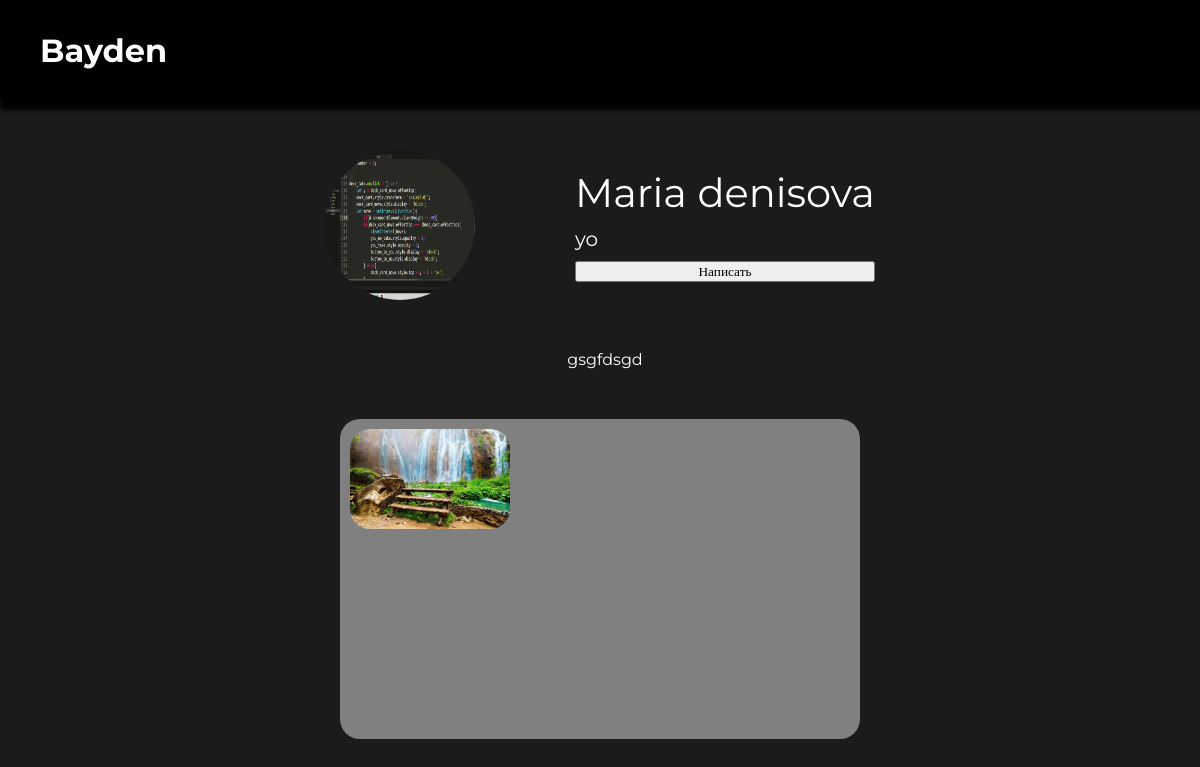
/profile/Maria (signed in), run on the app's committed database.
### users/models.py (models this page shows)
class User(AbstractUser):
    def get_absolute_url(self):
        return reverse('main')

### user_profile/models.py (models this page shows, shortened)
class Profile(models.Model):
    user = models.OneToOneField('users.User', null=True, on_delete=models.CASCADE)
    ava = models.ImageField(blank=True, null=True, upload_to='images/')
    bio = models.TextField(blank=True, null=True)
    name = models.CharField(max_length=50, null=True)
    surname = models.CharField(max_length=50, null=True)
    status = models.CharField(max_length=250, blank=True, null=True)
    slug = models.SlugField(null=True)

### posts/models.py (models this page shows, shortened)
class Posts(models.Model):
    author = models.ForeignKey('users.User', null=True, on_delete=models.CASCADE)
    image = models.ImageField(null=True, upload_to='posts/')
    comment = models.TextField(null=True, blank=True)
    date = models.DateTimeField(auto_now_add=True)

### user_profile/views.py (the view)
# urls.py: path('<slug:slug>', views.ProfileView.as_view(), name='profile'),
class ProfileView(DetailView):
    model = Profile
    template_name = 'user_profile/profile.html'
    context_object_name = 'profile'
    def get_context_data(self, **kwargs):
        context = super().get_context_data(**kwargs)
        context['posts'] = Posts.objects.filter(author=self.request.user)
        return context

### user_profile/templates/user_profile/profile.html (shortened to what this page needs)
{% extends 'user_profile/base.html' %}
{% load static %}
{% block content %}
    <div class="wrapper-profile">
        <div class="main-infa">
            {% if profile.ava %}
                <img src="{{ profile.ava.url }}" alt='ava' class="ava-profile">
            {% else %}
                <img src="/static/user_profile/img/no_avatar.jpg" alt="" class="ava-profile">
            {% endif %}
            <div class="name-profile">
                <p class='name-infa'>{{ profile.name }} {{ profile.surname }}</p>
                <p class="status-infa">{{ profile.status }}</p>
                {% if profile.user != request.user %}
                    <button id="room_enter">Написать</button>
                {% endif %}
            </div>
        </div>
        <article class="bio-profile"> <p>{{ profile.bio }}</p></article>
        <center class="posts" id="posts">
            {% for post in posts %}
                <img src="{{ post.image.url }}" alt="pic" class="image-view">
            {% endfor %}
        </center>
    </div>
{% endblock %}

### user_profile/templates/user_profile/base.html (shortened to what this page needs)
<!DOCTYPE html>
{% load static %}
<html lang="en">
<head>
    <link rel='stylesheet' href='{% static "user_profile/css/create.css" %}'>
    <link rel='stylesheet' href='{% static "user_profile/css/header.css" %}'>
    <link rel='stylesheet' href='{% static "user_profile/css/profile.css" %}'>
</head>
<body>
    <header>
        <h1 id='user'><b>{{ user }}</b></h1>
    </header>
    {% block content %}
    {% endblock %}
</body>
</html>

### user_profile/static/user_profile/css/create.css (style rules this page uses)
* { margin: 0; padding: 0; font-family: 'Montserrat'; }
header { display: none; }
h1 { color: #fff; padding: 10px; }

### user_profile/static/user_profile/css/header.css (style rules this page uses)
* { margin: 0; padding: 0; font-family: 'Montserrat'; }
header { width: 100%; height: 100px; background: #000; position: absolute; top: 0; color: #fff; box-shadow: 5px 5px 5px 5px #000; display: flex; align-items: center; z-index: 1; }
header h1 { font-size: 32px; margin-left: 30px; }

### user_profile/static/user_profile/css/profile.css (style rules this page uses)
.wrapper-profile { width: 100%; height: 100%; position: absolute; background: #1b1b1b; text-align: center; z-index: -1; display: flex; flex-direction: column; align-items: center; gap: 50px; }
header { display: flex; align-items: center; }
.main-infa { display: grid; grid-template-columns: repeat(2, auto); color: #fff; gap: 100px; justify-content: center; align-items: center; margin-top: 150px; }
.ava-profile { width: 150px; height: 150px; border-radius: 50%; }
.name-profile { text-align: left; }
.name-profile { font-size: 20px; display: grid; grid-template-rows: repeat(3, auto); row-gap: 10px; }
.posts, .posts-galery { width: 500px; height: 300px; background: grey; display: grid; grid-template-columns: repeat(3, 100px); column-gap: 20px; padding: 10px; border-radius: 20px; overflow: hidden; transition: transform 0.3s ease-out; }
.image-view { height: 100px; width: auto; border-radius: 20px; }
.bio-profile { text-align: left; text-indent: 10px; color: #fff; }
.name-infa { font-size: 2em; }

### data on the page
User: username "Bayden"
Profile: ava (picture), name "Maria", surname "denisova", status "yo", bio "gsgfdsgd"
Posts: image (picture)
